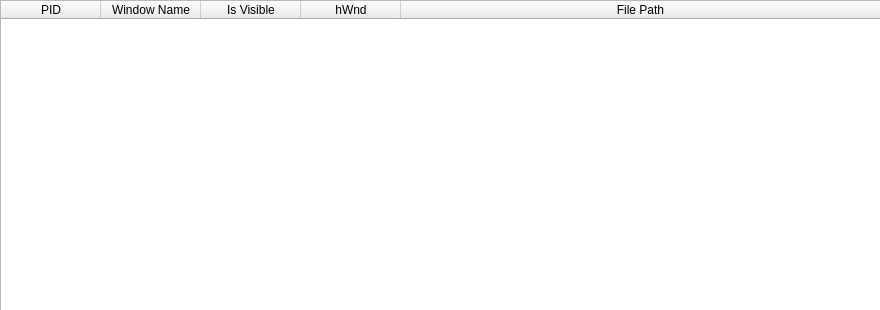
<?xml version="1.0" encoding="utf-8"?>
<!--
* 	This file is part of uintDebugger.
*
*    uintDebugger is free software: you can redistribute it and/or modify
*    it under the terms of the GNU General Public License as published by
*    the Free Software Foundation, either version 3 of the License, or
*    (at your option) any later version.
*
*    uintDebugger is distributed in the hope that it will be useful,
*    but WITHOUT ANY WARRANTY; without even the implied warranty of
*    MERCHANTABILITY or FITNESS FOR A PARTICULAR PURPOSE.  See the
*    GNU General Public License for more details.
*
*    You should have received a copy of the GNU General Public License
*    along with uintDebugger.  If not, see <http://www.gnu.org/licenses/>.
*/
-->
<ui version="4.0">
 <class>qtDLGWindowViewClass</class>
 <widget class="QWidget" name="qtDLGWindowViewClass">
  <property name="geometry">
   <rect>
    <x>0</x>
    <y>0</y>
    <width>880</width>
    <height>310</height>
   </rect>
  </property>
  <property name="sizePolicy">
   <sizepolicy hsizetype="Expanding" vsizetype="Expanding">
    <horstretch>0</horstretch>
    <verstretch>0</verstretch>
   </sizepolicy>
  </property>
  <property name="windowTitle">
   <string>[ uintDebugger ] - Window View</string>
  </property>
  <widget class="QWidget" name="verticalLayoutWidget">
   <property name="geometry">
    <rect>
     <x>0</x>
     <y>0</y>
     <width>881</width>
     <height>311</height>
    </rect>
   </property>
   <layout class="QVBoxLayout" name="verticalLayout">
    <item>
     <widget class="QTableWidget" name="tblWindowView">
      <property name="contextMenuPolicy">
       <enum>Qt::CustomContextMenu</enum>
      </property>
      <property name="editTriggers">
       <set>QAbstractItemView::NoEditTriggers</set>
      </property>
      <property name="selectionBehavior">
       <enum>QAbstractItemView::SelectRows</enum>
      </property>
      <attribute name="horizontalHeaderStretchLastSection">
       <bool>true</bool>
      </attribute>
      <attribute name="verticalHeaderVisible">
       <bool>false</bool>
      </attribute>
      <attribute name="verticalHeaderDefaultSectionSize">
       <number>15</number>
      </attribute>
      <attribute name="verticalHeaderMinimumSectionSize">
       <number>15</number>
      </attribute>
      <column>
       <property name="text">
        <string>PID</string>
       </property>
      </column>
      <column>
       <property name="text">
        <string>Window Name</string>
       </property>
      </column>
      <column>
       <property name="text">
        <string>Is Visible</string>
       </property>
      </column>
      <column>
       <property name="text">
        <string>hWnd</string>
       </property>
      </column>
      <column>
       <property name="text">
        <string>File Path</string>
       </property>
      </column>
     </widget>
    </item>
   </layout>
  </widget>
 </widget>
 <resources/>
 <connections/>
</ui>
